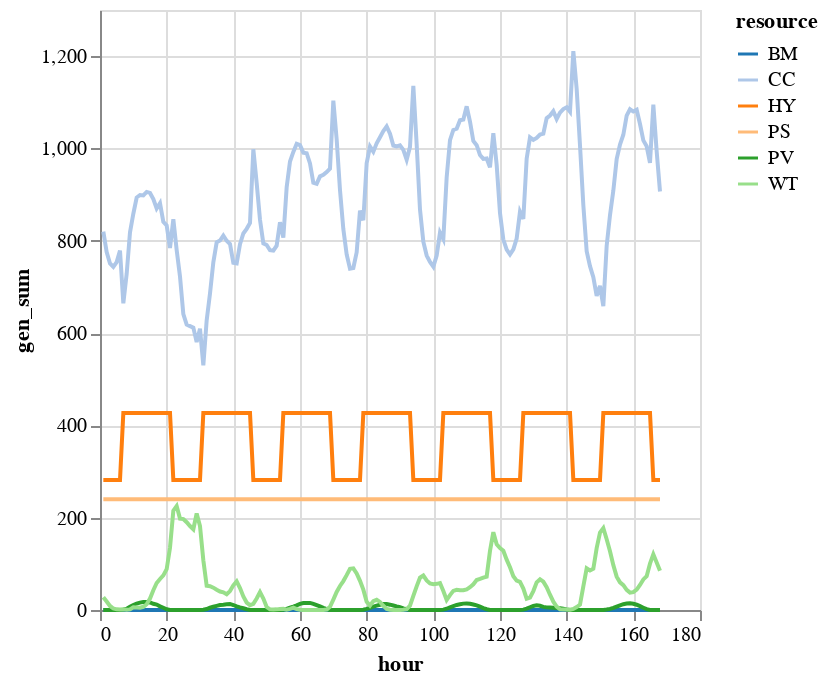

Notebook code cell kept with this figure:
### Code cell
sol_gen |>
@vlplot(:line, 
    x=:hour, y=:gen_sum, 
    color={"resource:n", scale={scheme="category20"}})

### Figure 1 — Vega-Lite specification as saved in the notebook (floating-point values rounded to 4 significant figures; data arrays with more than 128 entries replaced by an {"elided": "..."} marker saying what was removed)
{"data": {"values": {"elided": "1008 records"}}, "encoding": {"color": {"field": "resource", "scale": {"scheme": "category20"}, "type": "nominal"}, "x": {"field": "hour", "type": "quantitative"}, "y": {"field": "gen_sum", "type": "quantitative"}}, "mark": "line"}
